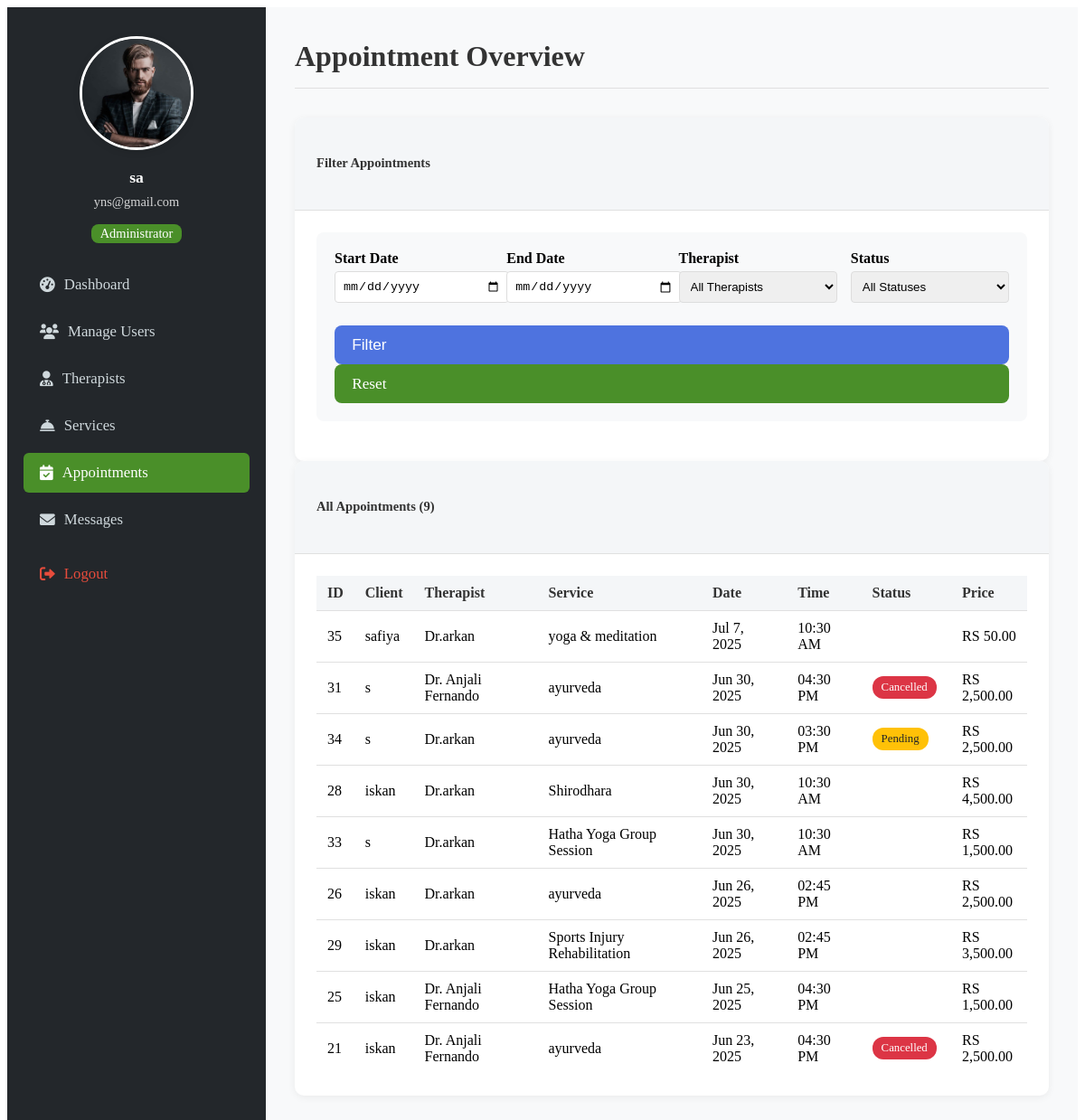
/admin/appointments.php (signed in), run on the app's committed database.
### tables this page shows
CREATE TABLE `appointments` (
  `id` int(11) NOT NULL,
  `user_id` int(11) NOT NULL,
  `therapist_id` int(11) NOT NULL,
  `service_id` int(11) NOT NULL,
  `title` varchar(100) NOT NULL,
  `description` text NOT NULL,
  `appointment_date` date NOT NULL,
  `appointment_time` time NOT NULL,
  `status` enum('pending','confirmed','cancelled') NOT NULL,
  `created_at` datetime NOT NULL DEFAULT current_timestamp(),
  `start_time` time NOT NULL,
  `end_time` time NOT NULL,
  `notes` text DEFAULT NULL
);

CREATE TABLE `users` (
  `user_id` int(11) NOT NULL,
  `username` varchar(50) NOT NULL,
  `pwd` varchar(225) NOT NULL,
  `phone` int(20) NOT NULL,
  `email` varchar(100) NOT NULL,
  `role` enum('client','therapist','admin') NOT NULL
);

CREATE TABLE `services` (
  `service_id` int(11) NOT NULL,
  `name` varchar(100) NOT NULL,
  `description` text DEFAULT NULL,
  `duration` int(11) NOT NULL COMMENT 'Duration in minutes',
  `price` decimal(10,2) NOT NULL,
  `category` varchar(50) DEFAULT NULL,
  `is_active` tinyint(1) DEFAULT 1,
  `created_at` timestamp NOT NULL DEFAULT current_timestamp(),
  `updated_at` timestamp NOT NULL DEFAULT current_timestamp() ON UPDATE current_timestamp(),
  `image_path` varchar(255) DEFAULT ''
);

### admin/appointments.php (the view, shortened to what this page needs)
<?php
include('../dbconnect.php');
$page_title = "Appointment Overview";
$sql = "SELECT a.id, a.appointment_date, a.appointment_time, a.status, s.price, u_client.username as client_name, u_therapist.username as therapist_name, s.name as service_name
        FROM appointments a
        JOIN users u_client ON a.user_id = u_client.user_id
        JOIN users u_therapist ON a.therapist_id = u_therapist.user_id
        JOIN services s ON a.service_id = s.service_id
        WHERE 1";
$sql .= " ORDER BY a.appointment_date DESC, a.appointment_time DESC";
$stmt = $conn->prepare($sql);
$stmt->execute();
$result = $stmt->get_result();
$appointments = $result->fetch_all(MYSQLI_ASSOC);
$msg_stmt = $conn->prepare("SELECT COUNT(*) as count FROM messages WHERE receiver_id = ? AND is_read = FALSE");
$msg_stmt->bind_param("i", $_SESSION['user_id']);
$msg_stmt->execute();
$msg_result = $msg_stmt->get_result();
$unread_count = $msg_result->fetch_assoc()['count'];
?>
<!DOCTYPE html>
<html lang="en">
<head>
    <link rel="stylesheet" href="admin_dashboard_custom.css">
    <link rel="stylesheet" href="https://cdnjs.cloudflare.com/ajax/libs/font-awesome/6.0.0/css/all.min.css">
</head>
<body>
    <div class="admin-flex">
        <div class="admin-sidebar">
            <div class="text-center mb-4">
                <div class="mb-3">
                    <img src="../image/c2.jpg" alt="Admin Profile" class="admin-profile-pic">
                </div>
                <h5><?php echo htmlspecialchars($_SESSION['username']); ?></h5>
                <small><?php echo htmlspecialchars($_SESSION['email']); ?></small>
                <div class="mt-2 admin-badge">Administrator</div>
            </div>
            <ul class="admin-nav">
                <li><a class="admin-nav-link" href="dashboard.php"><i class="fas fa-tachometer-alt"></i>Dashboard</a></li>
                <li><a class="admin-nav-link" href="users.php"><i class="fas fa-users"></i>Manage Users</a></li>
                <li><a class="admin-nav-link" href="therapists.php"><i class="fas fa-user-md"></i>Therapists</a></li>
                <li><a class="admin-nav-link" href="services.php"><i class="fas fa-concierge-bell"></i>Services</a></li>
                <li><a class="admin-nav-link active" href="appointments.php"><i class="fas fa-calendar-check"></i>Appointments</a></li>
                <li><a class="admin-nav-link" href="messages.php"><i class="fas fa-envelope"></i>Messages<?php if ($unread_count > 0): ?><span class="sidebar-badge"><?php echo $unread_count; ?></span><?php endif; ?></a></li>
                <li class="spacing-top"><a class="admin-nav-link text-danger" href="../logout.php"><i class="fas fa-sign-out-alt"></i>Logout</a></li>
            </ul>
        </div>
        <div class="admin-main">
            <div class="admin-header">
                <h1><?php echo $page_title; ?></h1>
            </div>
            <div class="admin-card">
                <div class="admin-card-header">
                    <h5>Filter Appointments</h5>
                </div>
                <div class="admin-card-body">
                    <form method="get" class="filter-form">
                        <div class="form-row">
                            <div class="form-group">
                                <label for="start_date">Start Date</label>
                                <input type="date" id="start_date" name="start_date" class="form-control" value="<?php echo htmlspecialchars($_GET['start_date'] ?? ''); ?>">
                            </div>
                            <div class="form-group">
                                <label for="end_date">End Date</label>
                                <input type="date" id="end_date" name="end_date" class="form-control" value="<?php echo htmlspecialchars($_GET['end_date'] ?? ''); ?>">
                            </div>
                            <div class="form-group">
                                <label for="therapist">Therapist</label>
                                <select id="therapist" name="therapist" class="form-control">
                                    <option value="">All Therapists</option>
                                </select>
                            </div>
                            <div class="form-group">
                                <label for="status">Status</label>
                                <select id="status" name="status" class="form-control">
                                    <option value="">All Statuses</option>
                                </select>
                            </div>
                            <div class="form-group filter-buttons">
                                <button type="submit" class="admin-btn admin-btn-primary">Filter</button>
                                <a href="appointments.php" class="admin-btn admin-btn-secondary">Reset</a>
                            </div>
                        </div>
                    </form>
                </div>
            </div>
            <div class="admin-card">
                <div class="admin-card-header">
                    <h5>All Appointments (<?php echo count($appointments); ?>)</h5>
                </div>
                <div class="admin-card-body">
                    <div class="table-responsive">
                        <table class="table table-bordered table-striped table-hover">
                            <thead>
                                <tr>
                                    <th>ID</th>
                                    <th>Client</th>
                                    <th>Therapist</th>
                                    <th>Service</th>
                                    <th>Date</th>
                                    <th>Time</th>
                                    <th>Status</th>
                                    <th>Price</th>
                                </tr>
                            </thead>
                            <tbody>
                                <?php if (empty($appointments)): ?>
                                    <tr>
                                        <td colspan="8" class="text-center">No appointments found.</td>
                                    </tr>
                                <?php else: ?>
                                    <?php foreach ($appointments as $appt): ?>
                                        <tr>
                                            <td><?php echo $appt['id']; ?></td>
                                            <td><?php echo htmlspecialchars($appt['client_name']); ?></td>
                                            <td><?php echo htmlspecialchars($appt['therapist_name']); ?></td>
                                            <td><?php echo htmlspecialchars($appt['service_name']); ?></td>
                                            <td><?php echo date('M j, Y', strtotime($appt['appointment_date'])); ?></td>
                                            <td><?php echo date('h:i A', strtotime($appt['appointment_time'])); ?></td>
                                            <td>
                                                <span class="badge bg-<?php echo strtolower(htmlspecialchars($appt['status'])); ?>">
                                                    <?php echo ucfirst(htmlspecialchars($appt['status'])); ?>
                                                </span>
                                            </td>
                                            <td>RS <?php echo number_format($appt['price'], 2); ?></td>
                                        </tr>
                                    <?php endforeach; ?>
                                <?php endif; ?>
                            </tbody>
                        </table>
                    </div>
                </div>
            </div>
        </div>
    </div>
</body>
</html>

### admin/admin_dashboard_custom.css (style rules this page uses)
.admin-flex { display: flex; min-height: 100vh; background: #f8f9fa; }
.admin-sidebar { width: 250px; background: #23272b; color: #fff; padding: 32px 18px 18px 18px; box-shadow: 2px 0 8px rgba(0,0,0,0.04); display: flex; flex-direction: column; min-height: 100vh; }
.admin-sidebar .text-center { text-align: center; }
.admin-sidebar .mb-4 { margin-bottom: 1.5rem; }
.admin-sidebar .mb-3 { margin-bottom: 1rem; }
.admin-sidebar .mt-2 { margin-top: 0.5rem; }
.admin-sidebar .spacing-top { margin-top: 1rem; }
.admin-sidebar h5 { margin: 0 0 0.5rem 0; font-size: 1.1rem; font-weight: 600; }
.admin-sidebar small { display: block; margin-bottom: 0.5rem; font-size: 0.9rem; opacity: 0.8; }
.admin-badge { display: inline-block; padding: 2px 10px; border-radius: 8px; font-size: 0.9rem; font-weight: 500; background: #4a8f29; color: #fff; }
.admin-profile-pic { width: 120px; height: 120px; border-radius: 50%; object-fit: cover; border: 3px solid #fff; box-shadow: 0 2px 8px rgba(0,0,0,0.1); }
.admin-nav { list-style: none; padding: 0; margin: 0; }
.admin-nav-link { display: flex; align-items: center; color: #cfd8dc; text-decoration: none; padding: 12px 18px; border-radius: 6px; margin-bottom: 8px; font-size: 1.05rem; transition: background 0.2s, color 0.2s; }
.admin-nav-link.active, .admin-nav-link:hover { background: #4a8f29; color: #fff; }
.admin-nav-link i { margin-right: 10px; }
.admin-nav-link.text-danger { color: #e74c3c; }
.admin-main { flex: 1; padding: 36px 32px 32px 32px; background: #f8f9fa; min-width: 0; margin-bottom: 32px; }
.admin-header { display: flex; justify-content: space-between; align-items: center; margin-bottom: 32px; border-bottom: 1px solid #e0e0e0; padding-bottom: 16px; }
.admin-header h1 { font-size: 2rem; color: #333; margin: 0; }
.admin-card { background: #fff; border-radius: 10px; box-shadow: 0 2px 8px rgba(0,0,0,0.06); margin-bottom: 0; overflow: hidden; flex: 1 1 900px; min-width: 900px; max-width: 1100px; display: flex; flex-direction: column; }
.admin-card-header { background: #f4f6f8; padding: 18px 24px; border-bottom: 1px solid #e0e0e0; font-size: 1.1rem; font-weight: 600; color: #333; }
.admin-card-body { padding: 24px; flex: 1; overflow-x: auto; }
.admin-btn { display: flex; align-items: center; justify-content: flex-start; background: #4a8f29; color: #fff; padding: 0.7rem 1.2rem; border: none; border-radius: 8px; cursor: pointer; text-decoration: none; font-size: 1.08rem; transition: background 0.3s; width: 100%; font-weight: 500; gap: 10px; margin: 0; box-sizing: border-box; }
.admin-btn:last-child { margin-bottom: 0; }
.admin-btn-primary { background: #4e73df; }
.badge { display: inline-block; padding: 4px 12px; border-radius: 8px; font-size: 0.98rem; font-weight: 500; margin-left: 0; }
@media (max-width: 1200px) { .admin-card { min-width: 0; max-width: 100%; } }
.table-responsive { width: 100%; overflow-x: auto; }
.table { min-width: 800px; width: 100%; border-collapse: collapse; background: #fff; font-size: 1rem; }
.table th, .table td { padding: 10px 12px; border-bottom: 1px solid #e0e0e0; text-align: left; }
.table th { background: #f4f6f8; font-weight: 600; color: #333; }
.table tr:last-child td { border-bottom: none; }

### admin/appointments.php (style rules this page uses)
.filter-form { background-color: #f8f9fa; padding: 20px; border-radius: 8px; margin-bottom: 20px; }
.filter-form .form-row { display: flex; flex-wrap: wrap; gap: 15px; align-items: flex-end; }
.filter-form .form-group { flex: 1; min-width: 150px; }
.filter-form label { font-weight: bold; display: block; margin-bottom: 5px; }
.filter-form .form-control { width: 100%; padding: 8px; border: 1px solid #ddd; border-radius: 4px; }
.filter-buttons { margin-top: 10px; }
.badge { padding: 5px 10px; border-radius: 12px; color: white; font-size: 0.8rem; }
.bg-cancelled { background-color: #dc3545; }
.bg-pending { background-color: #ffc107; color: #212529 !important; }

### data on the page
appointments: id "35", user.username "safiya", users.username "Dr.arkan", service.name "yoga & meditation", appointment_date "Jul 7, 2025", appointment_time "10:30 AM", service.price "50.00"
appointments: id "31", user.username "s", users.username "Dr. Anjali Fernando", service.name "ayurveda", appointment_date "Jun 30, 2025", appointment_time "04:30 PM", status "Cancelled", service.price "2,500.00"
appointments: id "34", user.username "s", users.username "Dr.arkan", service.name "ayurveda", appointment_date "Jun 30, 2025", appointment_time "03:30 PM", status "Pending", service.price "2,500.00"
appointments: id "28", user.username "iskan", users.username "Dr.arkan", service.name "Shirodhara", appointment_date "Jun 30, 2025", appointment_time "10:30 AM", service.price "4,500.00"
appointments: id "33", user.username "s", users.username "Dr.arkan", service.name "Hatha Yoga Group Session", appointment_date "Jun 30, 2025", appointment_time "10:30 AM", service.price "1,500.00"
appointments: id "26", user.username "iskan", users.username "Dr.arkan", service.name "ayurveda", appointment_date "Jun 26, 2025", appointment_time "02:45 PM", service.price "2,500.00"
appointments: id "29", user.username "iskan", users.username "Dr.arkan", service.name "Sports Injury Rehabilitation", appointment_date "Jun 26, 2025", appointment_time "02:45 PM", service.price "3,500.00"
appointments: id "25", user.username "iskan", users.username "Dr. Anjali Fernando", service.name "Hatha Yoga Group Session", appointment_date "Jun 25, 2025", appointment_time "04:30 PM", service.price "1,500.00"
appointments: id "21", user.username "iskan", users.username "Dr. Anjali Fernando", service.name "ayurveda", appointment_date "Jun 23, 2025", appointment_time "04:30 PM", status "Cancelled", service.price "2,500.00"

### other printed values
$_SESSION['username'] "sa"
$_SESSION['email'] "yns@gmail.com"
$page_title "Appointment Overview"
count($appointments) "9"
